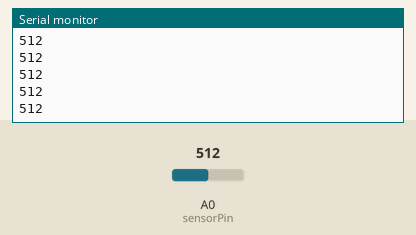
Recording of a sketch running on a simulated Arduino Uno, built with avr-gcc and run on an emulated ATmega328P. Parts: the last lines printed to the serial monitor. The test bench sets the inputs (shaded band); at power-on: A0 (sensorPin) = 512.

Above: at 1.2 s.
1.3 s: A0 (sensorPin) set to 716
At 2.4 s:
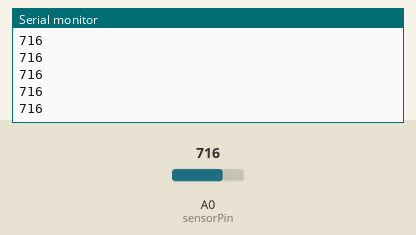
2.8 s: A0 (sensorPin) set to 900
At 3.9 s:
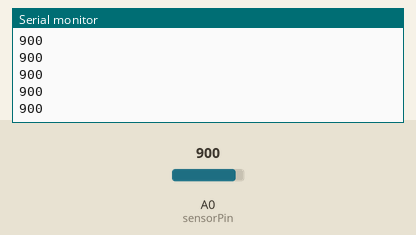
Timing chart, 0 to 5.8 s (numbered marks = the images above; inputs shaded):
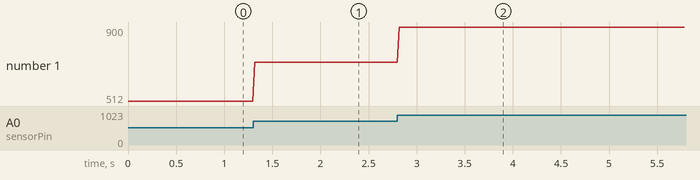

The sketch:

finalprojarduinocode.ino
```cpp
int sensorVal;
int sensorPin = A0;
int sensorValue;

void setup() {
  // put your setup code here, to run once:
  pinMode(sensorPin, INPUT);
  Serial.begin(9600);
  Serial.setTimeout(10);
}

void loop()
{
  sensorValue = analogRead(sensorPin);  // read pin A0
  Serial.println(sensorValue);         // send data to serial
  delay(20);
}
```

Measured:
- after the input at 1.3 s, the serial monitor: prints a new line at once (image 1)
- after the input at 2.8 s, the serial monitor: prints a new line at once (image 2)
- plotted number 1: 512 → 716 after the input at 1.3 s, 716 → 900 after the input at 2.8 s
